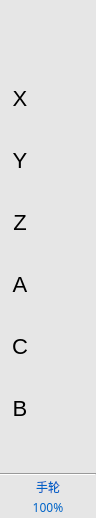
<?xml version="1.0" encoding="UTF-8"?>
<ui version="4.0">
 <class>SelectAxisBarClass</class>
 <widget class="QWidget" name="SelectAxisBarClass">
  <property name="geometry">
   <rect>
    <x>0</x>
    <y>0</y>
    <width>96</width>
    <height>518</height>
   </rect>
  </property>
  <property name="windowTitle">
   <string>Form</string>
  </property>
  <property name="styleSheet">
   <string notr="true">background:#E6E6E6;</string>
  </property>
  <layout class="QVBoxLayout" name="verticalLayout">
   <property name="spacing">
    <number>0</number>
   </property>
   <property name="margin">
    <number>0</number>
   </property>
   <item>
    <spacer name="verticalSpacer">
     <property name="orientation">
      <enum>Qt::Vertical</enum>
     </property>
     <property name="sizeType">
      <enum>QSizePolicy::Fixed</enum>
     </property>
     <property name="sizeHint" stdset="0">
      <size>
       <width>20</width>
       <height>73</height>
      </size>
     </property>
    </spacer>
   </item>
   <item>
    <layout class="QVBoxLayout" name="verticalLayout_">
     <property name="spacing">
      <number>12</number>
     </property>
     <item>
      <widget class="ltp::base::ClickDelayCheckButton" name="axisButton1_">
       <property name="minimumSize">
        <size>
         <width>40</width>
         <height>50</height>
        </size>
       </property>
       <property name="maximumSize">
        <size>
         <width>40</width>
         <height>16777215</height>
        </size>
       </property>
       <property name="styleSheet">
        <string notr="true">QPushButton{background:transparent;border:0px;font:22px Arial;}
QPushButton:checked{background:#0064C8;color:white;}
QPushButton:hover{background:#0064C8;color:white;}


</string>
       </property>
       <property name="text">
        <string>X</string>
       </property>
       <property name="checkable">
        <bool>true</bool>
       </property>
      </widget>
     </item>
     <item>
      <widget class="ltp::base::ClickDelayCheckButton" name="axisButton2_">
       <property name="minimumSize">
        <size>
         <width>40</width>
         <height>50</height>
        </size>
       </property>
       <property name="maximumSize">
        <size>
         <width>40</width>
         <height>16777215</height>
        </size>
       </property>
       <property name="styleSheet">
        <string notr="true">QPushButton{background:transparent;border:0px;font:22px Arial;}
QPushButton:checked{background:#0064C8; color:white;}
QPushButton:hover{background:#0064C8; color:white;}


</string>
       </property>
       <property name="text">
        <string>Y</string>
       </property>
       <property name="checkable">
        <bool>true</bool>
       </property>
      </widget>
     </item>
     <item>
      <widget class="ltp::base::ClickDelayCheckButton" name="axisButton3_">
       <property name="minimumSize">
        <size>
         <width>40</width>
         <height>50</height>
        </size>
       </property>
       <property name="maximumSize">
        <size>
         <width>40</width>
         <height>16777215</height>
        </size>
       </property>
       <property name="styleSheet">
        <string notr="true">QPushButton{background:transparent;border:0px;font:22px Arial;}
QPushButton:checked{background:#0064C8; color:white;}
QPushButton:hover{background:#0064C8; color:white;}


</string>
       </property>
       <property name="text">
        <string>Z</string>
       </property>
       <property name="checkable">
        <bool>true</bool>
       </property>
      </widget>
     </item>
     <item>
      <widget class="ltp::base::ClickDelayCheckButton" name="axisButton4_">
       <property name="minimumSize">
        <size>
         <width>40</width>
         <height>50</height>
        </size>
       </property>
       <property name="maximumSize">
        <size>
         <width>40</width>
         <height>16777215</height>
        </size>
       </property>
       <property name="styleSheet">
        <string notr="true">QPushButton{background:transparent;border:0px;font:22px Arial;}
QPushButton:checked{background:#0064C8; color:white;}
QPushButton:hover{background:#0064C8; color:white;}</string>
       </property>
       <property name="text">
        <string>A</string>
       </property>
       <property name="checkable">
        <bool>true</bool>
       </property>
      </widget>
     </item>
     <item>
      <widget class="ltp::base::ClickDelayCheckButton" name="axisButton5_">
       <property name="minimumSize">
        <size>
         <width>40</width>
         <height>50</height>
        </size>
       </property>
       <property name="maximumSize">
        <size>
         <width>40</width>
         <height>16777215</height>
        </size>
       </property>
       <property name="baseSize">
        <size>
         <width>4</width>
         <height>0</height>
        </size>
       </property>
       <property name="styleSheet">
        <string notr="true">QPushButton{background:transparent;border:0px;font:22px Arial;}
QPushButton:checked{background:#0064C8; color:white;}
QPushButton:hover{background:#0064C8; color:white;}</string>
       </property>
       <property name="text">
        <string>C</string>
       </property>
       <property name="checkable">
        <bool>true</bool>
       </property>
      </widget>
     </item>
     <item>
      <widget class="QPushButton" name="axisButton6_">
       <property name="minimumSize">
        <size>
         <width>40</width>
         <height>50</height>
        </size>
       </property>
       <property name="maximumSize">
        <size>
         <width>40</width>
         <height>16777215</height>
        </size>
       </property>
       <property name="styleSheet">
        <string notr="true">QPushButton{background:transparent;border:0px;font:22px Arial;}
QPushButton:checked{background:#0064C8; color:white;}
QPushButton:hover{background:#0064C8; color:white;}</string>
       </property>
       <property name="text">
        <string>B</string>
       </property>
       <property name="checkable">
        <bool>true</bool>
       </property>
      </widget>
     </item>
    </layout>
   </item>
   <item>
    <spacer name="verticalSpacer_2">
     <property name="orientation">
      <enum>Qt::Vertical</enum>
     </property>
     <property name="sizeHint" stdset="0">
      <size>
       <width>20</width>
       <height>64</height>
      </size>
     </property>
    </spacer>
   </item>
   <item>
    <widget class="Line" name="line">
     <property name="orientation">
      <enum>Qt::Horizontal</enum>
     </property>
    </widget>
   </item>
   <item>
    <widget class="QLabel" name="label">
     <property name="minimumSize">
      <size>
       <width>0</width>
       <height>21</height>
      </size>
     </property>
     <property name="styleSheet">
      <string notr="true">font: 12px Arial Bold;color:#0064C8</string>
     </property>
     <property name="text">
      <string>手轮</string>
     </property>
     <property name="alignment">
      <set>Qt::AlignCenter</set>
     </property>
    </widget>
   </item>
   <item>
    <widget class="QLabel" name="label_2">
     <property name="minimumSize">
      <size>
       <width>0</width>
       <height>21</height>
      </size>
     </property>
     <property name="styleSheet">
      <string notr="true">font:12px Arial Bold;color:#0064C8</string>
     </property>
     <property name="text">
      <string>100%</string>
     </property>
     <property name="alignment">
      <set>Qt::AlignCenter</set>
     </property>
    </widget>
   </item>
  </layout>
 </widget>
 <customwidgets>
  <customwidget>
   <class>ltp::base::ClickDelayCheckButton</class>
   <extends>QPushButton</extends>
   <header>base/clickdelaycheckbutton.h</header>
  </customwidget>
 </customwidgets>
 <resources/>
 <connections/>
</ui>
